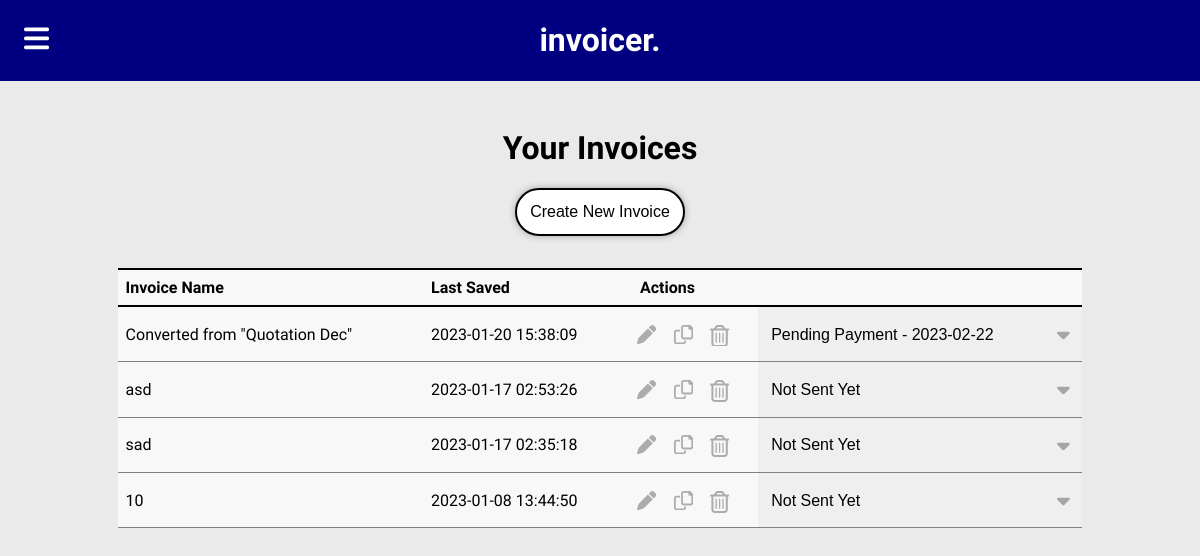
/invoices (signed in), run on the app's committed database.
### tables this page shows
CREATE TABLE invoice
(
    id INTEGER PRIMARY KEY,
    user_id INTEGER NOT NULL,
    last_saved TEXT NOT NULL
        DEFAULT (CURRENT_TIMESTAMP),
    title TEXT NOT NULL,
    sender_name TEXT NOT NULL,
    sender_details TEXT,
    recipient_details TEXT NOT NULL
        DEFAULT '[Recipient Details Here]',
    project_details TEXT NOT NULL
        DEFAULT '[Project Details Here]',
    send_date TEXT
        DEFAULT CURRENT_DATE,
    ref TEXT NOT NULL
        DEFAULT '[Reference No.]',
    due_date TEXT
        DEFAULT '[Due Date]',
    footnote TEXT
        DEFAULT '[Additional Information]',
    total_money TEXT NOT NULL
        DEFAULT '0',
    status INTEGER NOT NULL
        DEFAULT 1,
    status_date TEXT
        DEFAULT CURRENT_DATE,
    FOREIGN KEY (user_id) REFERENCES user(id) ON DELETE CASCADE
    FOREIGN KEY (status) REFERENCES status_code(id)
);

CREATE TABLE status_code
(
    id INTEGER PRIMARY KEY,
    status TEXT NOT NULL
);

### app.py (the view, shortened to what this page needs)
@app.route("/invoices", methods=['GET', 'POST'])
@login_and_verification_required
def invoices():
    invoices = db.execute("SELECT * FROM invoice WHERE user_id = ? ORDER BY last_saved DESC", session['id'])
    statuses = db.execute("SELECT * FROM status_code")
    return render_template("invoices.html", invoices=invoices, statuses=statuses)

### helpers.py (called while the page is built)
def login_and_verification_required(f):
    @wraps(f)
    def decorated_function(*args, **kwargs):
        if not session.get("id"):
            return redirect(url_for("login"))
        if not session.get("verified"):
            return render_template("verify.html")
        return f(*args, **kwargs)
    return decorated_function

### templates/invoices.html (shortened to what this page needs)
{% extends "template.html" %}
{% block main %}
<div class="index-head">
    <h1> Your Invoices </h1>
    <button type="button" id="index_create_invoice"> Create New Invoice </button>
</div>
<div class="index-page">
    <table class="index-table" id="invoice-index">
        <thead>
            <tr>
                <th class="index-name"> Invoice Name </th>
                <th class="index-date"> Last Saved </th>
                <th class="index-actions"> Actions </th>
            </tr>
        </thead>
        <tbody>
            {% for invoice in invoices %}
                <tr>
                    <td class="index-name">{{invoice['title']}}</td>
                    <td class="index-date">{{invoice['last_saved']}}</td>
                    <td class="index-actions">
                        <form method="post">
                            <button type="button" name="edit" value="EDIT">
                            </button>
                            <button type="submit" name="copy" value="COPY">
                            </button>
                            <button type="submit" name="delete" value="DELETE">
                            </button>
                            <select name="status" class="payment-status">
                                {% for status in statuses %}
                                <option value="{{status['id']}}"
                                {% if invoice['status'] == status['id'] %}selected="selected"{% endif %}>
                                    {{status['status']}}
                                    {% if status['id'] == 2 %}
                                        - {{invoice['due_date']}}
                                    {% endif %}
                                </option>
                                {% endfor %}
                            </select>
                        </form>
                    </td>
                </tr>
            {% endfor %}
        </tbody>
    </table>
</div>
{% endblock %}

### static/css/main.css (style rules this page uses)
html, body { overscroll-behavior: none; margin: 0; padding: 0; width: 100%; height: 100%; }
body { font-family: Inter Tight, Arial; -webkit-box-sizing: border-box; -moz-box-sizing: border-box; box-sizing: border-box; font-size: 1em; background-color: rgb(234, 234, 234); }

### static/css/view_file.css (style rules this page uses)
:root { --subcolor: lightblue; --subcolor: #bccada; }

### static/css/quotations.css (style rules this page uses)
.index-head { text-align: center; margin: 2rem; }
.index-head button { background-color: white; font-size: 1em; font-weight: 500; padding: 0.8rem; border: 2px solid black; border-radius: 2rem; box-shadow: 0 0 7px rgba(0, 0, 0, 0.3); transition-duration: 0.5s; }
.index-page { display: flex; justify-content: center; }
.index-table { table-layout: fixed; font-size: 1em; text-align: left; width: 90%; min-width: 700px; background-color: rgb(248, 248, 248); }
.index-table, .index-table th, .index-table td { border-collapse: collapse; padding: 0.5rem; }
.index-table th { border-top: 2px solid black; border-bottom: 2px solid black; }
.index-table td { border-bottom: 1px solid grey; padding-top: 1rem; padding-bottom: 1rem; }
th.index-name { width: 30%; }
th.index-date { width: 20%; }
td.index-name { white-space: nowrap; overflow: hidden; text-overflow: ellipsis; }
.index-table tbody tr { transition: all 0.3s; }
.index-table form { display: flex; align-items: center; height: 100%; position: relative; z-index: 1; }
td.index-actions { padding: 0; }
.index-actions button { border: none; background-color: transparent; border-radius: 5px; padding: 0.3rem; margin-right: 0.5rem; min-width: 1.8rem; height: 1.8rem; cursor: pointer; opacity: 30%; }
.payment-status { appearance: none; border: none; height: 3.4rem; width: 20rem; padding: 0 1.5rem 0 0.8rem; margin-left: 1rem; overflow: hidden; display: flex; flex-grow: 1; font-size: 1em; }

### data on the page
invoice: title "Converted from \"Quotation Dec\"", last_saved "2023-01-20 15:38:09", status "Pending Payment - 2023-02-22"
invoice: title "asd", last_saved "2023-01-17 02:53:26", status "Not Sent Yet"
invoice: title "sad", last_saved "2023-01-17 02:35:18", status "Not Sent Yet"
invoice: title "10", last_saved "2023-01-08 13:44:50", status "Not Sent Yet"
